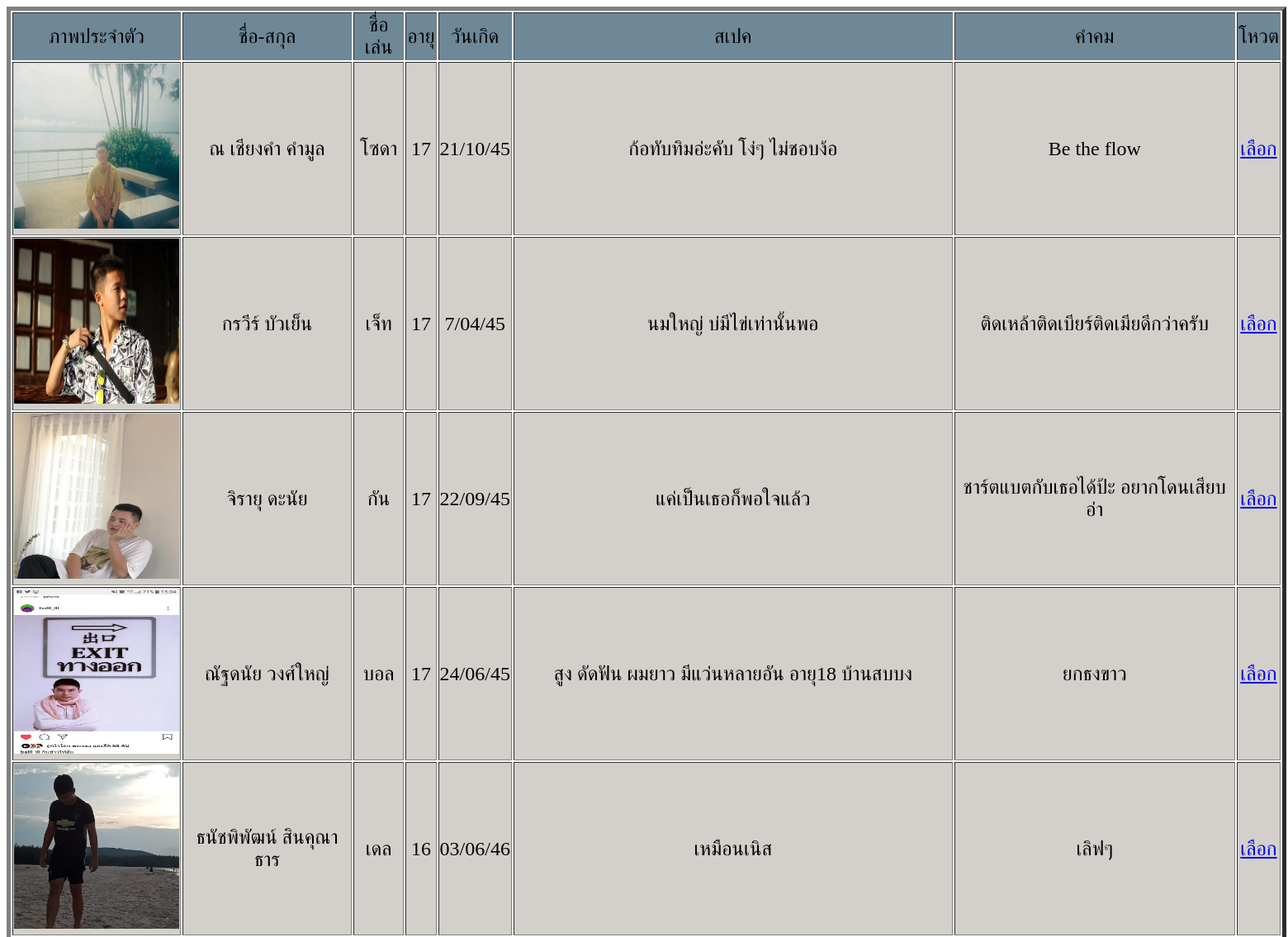
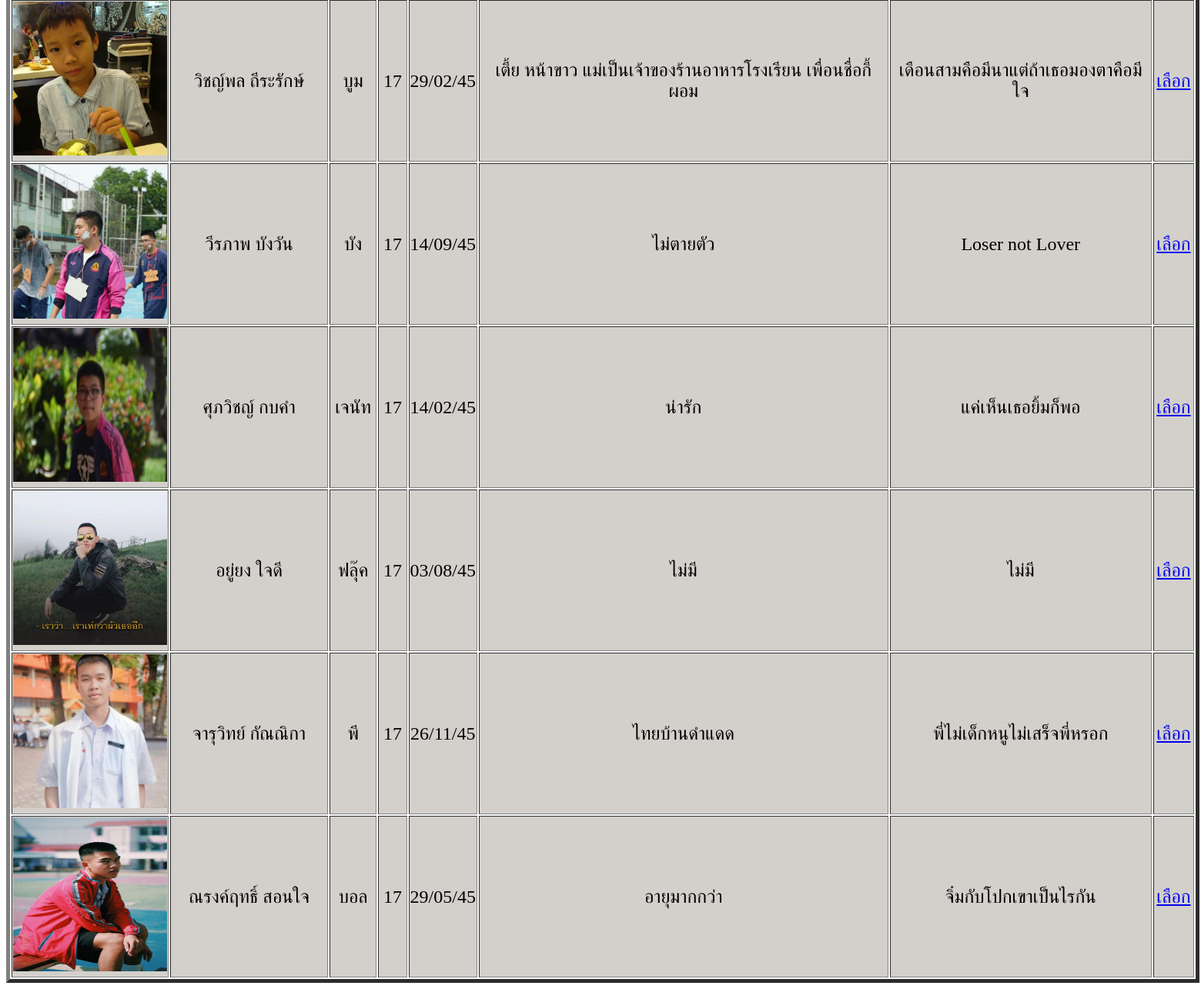
Page /men.php on the committed database (2 pictures, top to bottom).
### tables this page shows
CREATE TABLE `his` (
  `id` int(10) NOT NULL,
  `name` varchar(100) NOT NULL,
  `nickname` varchar(100) NOT NULL,
  `old` int(10) NOT NULL,
  `sex` varchar(100) NOT NULL,
  `date` varchar(100) NOT NULL,
  `type` varchar(1000) NOT NULL,
  `epigram` varchar(1000) NOT NULL,
  `pic` varchar(100) NOT NULL,
  `point` int(10) NOT NULL
);

### men.php (the view, shortened to what this page needs)
<!DOCTYPE html>
<html>
<head>
	<?php
	include("connection.php");
	?>
</head>
<body>
	<font face="Printable4U" size="5">
		<?php
		$sql1 = "SELECT * FROM `his` WHERE `sex` = 'ชาย' ORDER BY id asc ";
		$result = $conn->query($sql1);
		$path ='images/';
		echo "<table border='5' align='center' width='1550' height='1000' color='black'>";
		echo "<tr align='center' bgcolor='#6E8898'><td>ภาพประจำตัว</td><td>ชื่อ-สกุล</td><td>ชื่อเล่น</td><td>อายุ</td><td>วันเกิด</td><td>สเปค</td><td>คำคม</td><td>โหวต</td>";
		while ($row = mysqli_fetch_array($result)) {
			echo "<tr align='center bgcolor='#D3D0CB'>";
			echo "<td align='center' bgcolor='#D3D0CB'>" . '<img src='.$path.$row["pic"].' width="200" height="200">' .  "</td> ";
			echo "<td align='center' bgcolor='#D3D0CB'>" .$row["name"] .  "</td> ";
			echo "<td align='center' bgcolor='#D3D0CB'>" .$row["nickname"] .  "</td> ";
			echo "<td align='center' bgcolor='#D3D0CB'>" .$row["old"] .  "</td> ";
			echo "<td align='center' bgcolor='#D3D0CB'>" .$row["date"] .  "</td> ";
			echo "<td align='center' bgcolor='#D3D0CB'>" .$row["type"] .  "</td> ";
			echo "<td align='center' bgcolor='#D3D0CB'>" .$row["epigram"] .  "</td> ";
			echo "<td align='center' bgcolor='#D3D0CB'><a href='sentp.php?ID=$row[0]'>เลือก</a></td> ";
		}
		?>
	</font>
</body>
</html>

### rows in the picture
his: pic (picture), name "ณ เชียงคำ คำมูล", nickname "โซดา", old "17", date "21/10/45", type "ก้อทับทิมอ่ะคับ โง่ๆ ไม่ชอบง้อ", epigram "Be the flow"
his: pic (picture), name "กรวีร์ บัวเย็น", nickname "เจ็ท", old "17", date "7/04/45", type "นมใหญ่ บ่มีไข่เท่านั้นพอ", epigram "ติดเหล้าติดเบียร์ติดเมียดีกว่าครับ"
his: pic (picture), name "จิรายุ ดะนัย", nickname "กัน", old "17", date "22/09/45", type "แค่เป็นเธอก็พอใจแล้ว", epigram "ชาร์ตแบตกับเธอได้ป้ะ อยากโดนเสียบอ่า"
his: pic (picture), name "ณัฐดนัย วงศ์ใหญ่", nickname "บอล", old "17", date "24/06/45", type "สูง ดัดฟัน ผมยาว มีแว่นหลายอัน อายุ18 บ้านสบบง", epigram "ยกธงขาว"
his: pic (picture), name "ธนัชพิพัฒน์ สินคุณาธาร", nickname "เดล", old "16", date "03/06/46", type "เหมือนเนิส", epigram "เลิฟๆ"
his: pic (picture), name "วิชญ์พล ถีระรักษ์", nickname "บูม", old "17", date "29/02/45", type "เตี้ย หน้าขาว แม่เป็นเจ้าของร้านอาหารโรงเรียน เพื่อนชื่อกี้ ผอม", epigram "เดือนสามคือมีนาแต่ถ้าเธอมองตาคือมีใจ"
his: pic (picture), name "วีรภาพ บังวัน", nickname "บัง", old "17", date "14/09/45", type "ไม่ตายตัว", epigram "Loser not Lover"
his: pic (picture), name "ศุภวิชญ์ กบคำ", nickname "เจนัท", old "17", date "14/02/45", type "น่ารัก", epigram "แค่เห็นเธอยิ้มก็พอ"
his: pic (picture), name "อยู่ยง ใจดี", nickname "ฟลุ๊ค", old "17", date "03/08/45", type "ไม่มี", epigram "ไม่มี"
his: pic (picture), name "จารุวิทย์ กัณณิกา", nickname "พี", old "17", date "26/11/45", type "ไทยบ้านดำแดด", epigram "พี่ไม่เด็กหนูไม่เสร็จพี่หรอก"
his: pic (picture), name "ณรงค์ฤทธิ์ สอนใจ", nickname "บอล", old "17", date "29/05/45", type "อายุมากกว่า", epigram "จิ๋มกับโปกเขาเป็นไรกัน"
